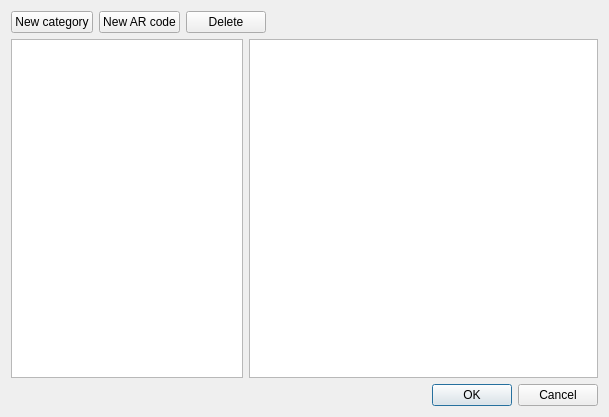
<?xml version="1.0" encoding="UTF-8"?>
<ui version="4.0">
 <class>CheatsDialog</class>
 <widget class="QDialog" name="CheatsDialog">
  <property name="geometry">
   <rect>
    <x>0</x>
    <y>0</y>
    <width>609</width>
    <height>417</height>
   </rect>
  </property>
  <property name="windowTitle">
   <string>Cheat code editor - khDaysMM</string>
  </property>
  <layout class="QVBoxLayout" name="verticalLayout_2">
   <item>
    <layout class="QHBoxLayout" name="horizontalLayout">
     <property name="sizeConstraint">
      <enum>QLayout::SetDefaultConstraint</enum>
     </property>
     <item>
      <widget class="QPushButton" name="btnNewCat">
       <property name="text">
        <string>New category</string>
       </property>
      </widget>
     </item>
     <item>
      <widget class="QPushButton" name="btnNewARCode">
       <property name="text">
        <string>New AR code</string>
       </property>
      </widget>
     </item>
     <item>
      <widget class="QPushButton" name="btnDeleteCode">
       <property name="text">
        <string>Delete</string>
       </property>
      </widget>
     </item>
     <item>
      <spacer name="horizontalSpacer">
       <property name="orientation">
        <enum>Qt::Horizontal</enum>
       </property>
       <property name="sizeType">
        <enum>QSizePolicy::Expanding</enum>
       </property>
       <property name="sizeHint" stdset="0">
        <size>
         <width>40</width>
         <height>20</height>
        </size>
       </property>
      </spacer>
     </item>
    </layout>
   </item>
   <item>
    <layout class="QHBoxLayout" name="horizontalLayout_2">
     <item>
      <widget class="QTreeView" name="tvCodeList">
       <property name="sizePolicy">
        <sizepolicy hsizetype="Expanding" vsizetype="Expanding">
         <horstretch>2</horstretch>
         <verstretch>0</verstretch>
        </sizepolicy>
       </property>
       <property name="minimumSize">
        <size>
         <width>200</width>
         <height>0</height>
        </size>
       </property>
       <property name="headerHidden">
        <bool>true</bool>
       </property>
      </widget>
     </item>
     <item>
      <widget class="QPlainTextEdit" name="txtCode">
       <property name="sizePolicy">
        <sizepolicy hsizetype="Expanding" vsizetype="Expanding">
         <horstretch>3</horstretch>
         <verstretch>0</verstretch>
        </sizepolicy>
       </property>
       <property name="minimumSize">
        <size>
         <width>200</width>
         <height>0</height>
        </size>
       </property>
      </widget>
     </item>
    </layout>
   </item>
   <item>
    <widget class="QDialogButtonBox" name="buttonBox">
     <property name="standardButtons">
      <set>QDialogButtonBox::Cancel|QDialogButtonBox::Ok</set>
     </property>
    </widget>
   </item>
  </layout>
 </widget>
 <resources/>
 <connections>
  <connection>
   <sender>buttonBox</sender>
   <signal>accepted()</signal>
   <receiver>CheatsDialog</receiver>
   <slot>accept()</slot>
   <hints>
    <hint type="sourcelabel">
     <x>304</x>
     <y>396</y>
    </hint>
    <hint type="destinationlabel">
     <x>304</x>
     <y>208</y>
    </hint>
   </hints>
  </connection>
  <connection>
   <sender>buttonBox</sender>
   <signal>rejected()</signal>
   <receiver>CheatsDialog</receiver>
   <slot>reject()</slot>
   <hints>
    <hint type="sourcelabel">
     <x>304</x>
     <y>396</y>
    </hint>
    <hint type="destinationlabel">
     <x>304</x>
     <y>208</y>
    </hint>
   </hints>
  </connection>
 </connections>
</ui>
